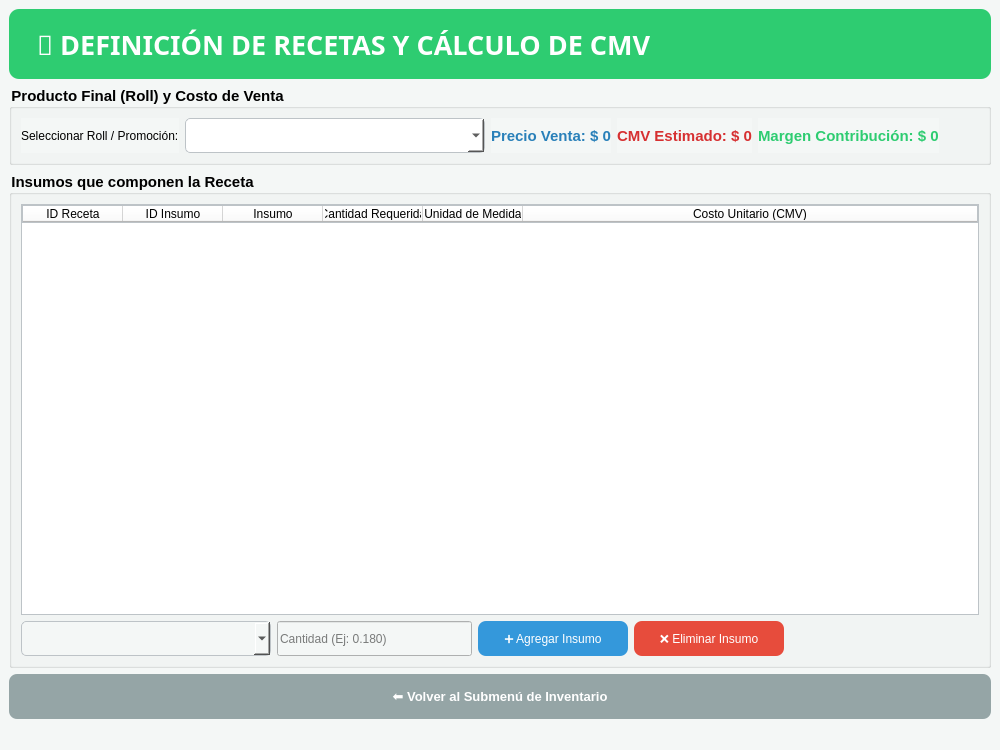
<?xml version="1.0" encoding="UTF-8"?>
<ui version="4.0">
 <class>MainWindow</class>
 <widget class="QMainWindow" name="MainWindow">
  <property name="geometry">
   <rect>
    <x>0</x>
    <y>0</y>
    <width>1000</width>
    <height>750</height>
   </rect>
  </property>
  <property name="windowTitle">
   <string>1.2 Definición de Recetas y CMV - Atai Sushi SIG</string>
  </property>
  <property name="styleSheet">
   <string notr="true">background-color: #f4f7f6;</string>
  </property>
  <widget class="QWidget" name="centralwidget">
   <layout class="QGridLayout" name="gridLayout_main">
    <item row="0" column="0" colspan="3">
     <widget class="QLabel" name="label_header">
      <property name="minimumSize">
       <size>
        <width>0</width>
        <height>70</height>
       </size>
      </property>
      <property name="font">
       <font>
        <family>Segoe UI Black</family>
        <pointsize>20</pointsize>
        <weight>75</weight>
        <bold>true</bold>
       </font>
      </property>
      <property name="styleSheet">
       <string notr="true">background-color: #2ecc71; color: white; border-radius: 10px; padding-left: 20px;</string>
      </property>
      <property name="text">
       <string>🍚 DEFINICIÓN DE RECETAS Y CÁLCULO DE CMV</string>
      </property>
     </widget>
    </item>
    <item row="1" column="0" colspan="3">
     <widget class="QGroupBox" name="groupBox_seleccion_roll">
      <property name="title">
       <string>Producto Final (Roll) y Costo de Venta</string>
      </property>
      <property name="font">
       <font>
        <pointsize>11</pointsize>
        <weight>75</weight>
        <bold>true</bold>
       </font>
      </property>
      <layout class="QHBoxLayout" name="horizontalLayout_2">
       <item>
        <widget class="QLabel" name="label_roll">
         <property name="text">
          <string>Seleccionar Roll / Promoción:</string>
         </property>
        </widget>
       </item>
       <item>
        <widget class="QComboBox" name="combo_productos">
         <property name="minimumSize">
          <size>
           <width>300</width>
           <height>35</height>
          </size>
         </property>
         <property name="styleSheet">
          <string notr="true">border: 1px solid #bdc3c7; border-radius: 5px; padding: 5px; background-color: white;</string>
         </property>
        </widget>
       </item>
       <item>
        <widget class="QLabel" name="label_precio_venta_valor">
         <property name="font">
          <font>
           <pointsize>11</pointsize>
           <weight>75</weight>
           <bold>true</bold>
          </font>
         </property>
         <property name="styleSheet">
          <string notr="true">color: #2980b9;</string>
         </property>
         <property name="text">
          <string>Precio Venta: $ 0</string>
         </property>
        </widget>
       </item>
       <item>
        <widget class="QLabel" name="label_cmv_actual">
         <property name="font">
          <font>
           <pointsize>11</pointsize>
           <weight>75</weight>
           <bold>true</bold>
          </font>
         </property>
         <property name="styleSheet">
          <string notr="true">color: #d63031;</string>
         </property>
         <property name="text">
          <string>CMV Estimado: $ 0</string>
         </property>
        </widget>
       </item>
       <item>
        <widget class="QLabel" name="label_margen_contribucion">
         <property name="font">
          <font>
           <pointsize>11</pointsize>
           <weight>75</weight>
           <bold>true</bold>
          </font>
         </property>
         <property name="styleSheet">
          <string notr="true">color: #2ecc71;</string>
         </property>
         <property name="text">
          <string>Margen Contribución: $ 0</string>
         </property>
        </widget>
       </item>
       <item>
        <spacer name="horizontalSpacer">
         <property name="orientation">
          <enum>Qt::Horizontal</enum>
         </property>
         <property name="sizeHint" stdset="0">
          <size>
           <width>40</width>
           <height>20</height>
          </size>
         </property>
        </spacer>
       </item>
      </layout>
     </widget>
    </item>
    <item row="2" column="0" colspan="3">
     <widget class="QGroupBox" name="groupBox_receta">
      <property name="title">
       <string>Insumos que componen la Receta</string>
      </property>
      <property name="font">
       <font>
        <pointsize>11</pointsize>
        <weight>75</weight>
        <bold>true</bold>
       </font>
      </property>
      <layout class="QVBoxLayout" name="verticalLayout">
       <item>
        <widget class="QTableWidget" name="tabla_receta">
         <property name="minimumSize">
          <size>
           <width>0</width>
           <height>350</height>
          </size>
         </property>
         <property name="styleSheet">
          <string notr="true">background-color: white; border: 1px solid #bdc3c7;</string>
         </property>
         <attribute name="horizontalHeaderStretchLastSection">
          <bool>true</bool>
         </attribute>
         <column>
          <property name="text">
           <string>ID Receta</string>
          </property>
         </column>
         <column>
          <property name="text">
           <string>ID Insumo</string>
          </property>
         </column>
         <column>
          <property name="text">
           <string>Insumo</string>
          </property>
         </column>
         <column>
          <property name="text">
           <string>Cantidad Requerida</string>
          </property>
         </column>
         <column>
          <property name="text">
           <string>Unidad de Medida</string>
          </property>
         </column>
         <column>
          <property name="text">
           <string>Costo Unitario (CMV)</string>
          </property>
         </column>
        </widget>
       </item>
       <item>
        <layout class="QHBoxLayout" name="horizontalLayout">
         <item>
          <widget class="QComboBox" name="combo_insumo_nuevo">
           <property name="minimumSize">
            <size>
             <width>250</width>
             <height>35</height>
            </size>
           </property>
           <property name="styleSheet">
            <string notr="true">border: 1px solid #bdc3c7; border-radius: 5px; padding: 5px;</string>
           </property>
          </widget>
         </item>
         <item>
          <widget class="QLineEdit" name="entrada_cantidad_requerida">
           <property name="minimumSize">
            <size>
             <width>150</width>
             <height>35</height>
            </size>
           </property>
           <property name="placeholderText">
            <string>Cantidad (Ej: 0.180)</string>
           </property>
          </widget>
         </item>
         <item>
          <widget class="QPushButton" name="boton_agregar_insumo">
           <property name="minimumSize">
            <size>
             <width>150</width>
             <height>35</height>
            </size>
           </property>
           <property name="styleSheet">
            <string notr="true">background-color: #3498db; color: white; border-radius: 8px;</string>
           </property>
           <property name="text">
            <string>➕ Agregar Insumo</string>
           </property>
          </widget>
         </item>
         <item>
          <widget class="QPushButton" name="boton_eliminar_insumo">
           <property name="minimumSize">
            <size>
             <width>150</width>
             <height>35</height>
            </size>
           </property>
           <property name="styleSheet">
            <string notr="true">background-color: #e74c3c; color: white; border-radius: 8px;</string>
           </property>
           <property name="text">
            <string>❌ Eliminar Insumo</string>
           </property>
          </widget>
         </item>
         <item>
          <spacer name="horizontalSpacer_2">
           <property name="orientation">
            <enum>Qt::Horizontal</enum>
           </property>
           <property name="sizeHint" stdset="0">
            <size>
             <width>40</width>
             <height>20</height>
            </size>
           </property>
          </spacer>
         </item>
        </layout>
       </item>
      </layout>
     </widget>
    </item>
    <item row="3" column="0" colspan="3">
     <widget class="QPushButton" name="boton_volver_submenu">
      <property name="minimumSize">
       <size>
        <width>0</width>
        <height>45</height>
       </size>
      </property>
      <property name="font">
       <font>
        <pointsize>10</pointsize>
        <weight>75</weight>
        <bold>true</bold>
       </font>
      </property>
      <property name="styleSheet">
       <string notr="true">background-color: #95a5a6; color: white; border-radius: 8px;</string>
      </property>
      <property name="text">
       <string>⬅️ Volver al Submenú de Inventario</string>
      </property>
     </widget>
    </item>
   </layout>
  </widget>
  <widget class="QStatusBar" name="statusbar"/>
 </widget>
 <resources/>
 <connections/>
</ui>
